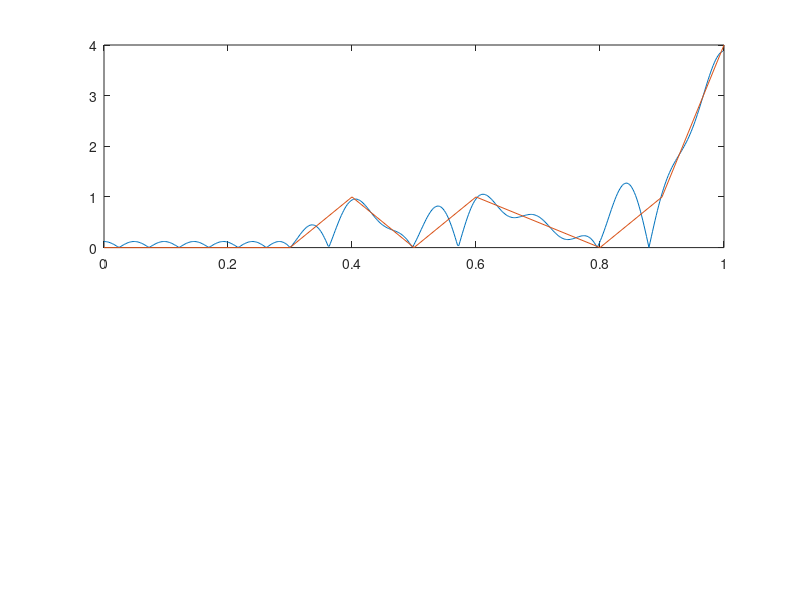

Write the MATLAB code that produced this figure. (Note: this script raises an error after producing the figure.)
N=40;
transitionbands = [0.3 0.4, 0.5 0.6, 0.8 0.9];
f=[0 transitionbands 1];
m=[0 0 1 0 1 0 1 4];
w = [1 2 1 1];
b=firpm(N,f,m,w);
[H,w]=freqz(b,1);
subplot(211)
plot(w/pi,abs(H),f,m);
xline([transitionbands])
subplot(212)
plot(w/pi,unwrap(angle(H))/pi);